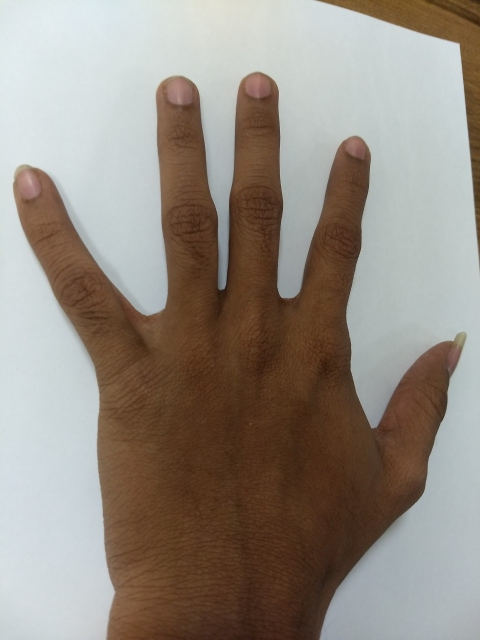
#> input picture neel_hand_l.jpg, 960 x 1280 px, given in place of the camera (shown at 1/2 size)
$ python hull.py
#> lines starting #> are read from the running program, lines starting #| are printed output that depends on the picture; after the words box and inside, x2 and y2 are one past the last pixel; in counts of white or black regions, pixels touching at a corner belong together
import numpy as np
import cv2

cap = cv2.VideoCapture(0)

while True:
    #successRead, frames = cap.read()
    #imageInput = cv2.imread("C:/Users/Neel/Documents/GitHub/RA-detection/backhand.jpg")

    success, imageInput = cap.read()
#> imageInput is the input picture: shape (1280, 960, 3); mean B, G, R 129.9, 139.4, 148.6

    cv2.imshow('SrcInput', imageInput)

    gray = cv2.cvtColor(imageInput, cv2.COLOR_BGR2GRAY) # convert to grayscale
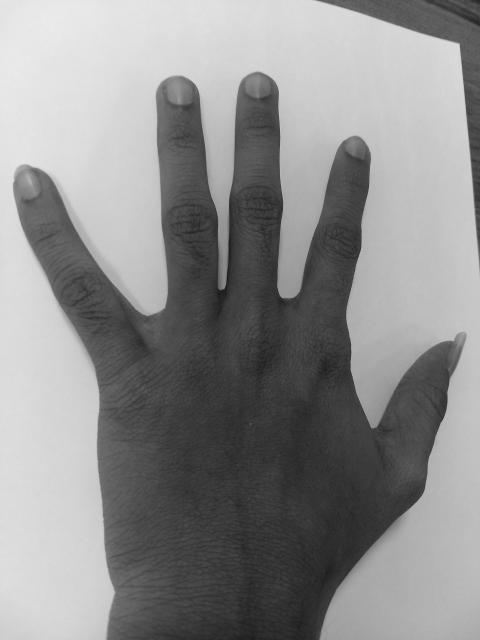
#> gray: shape (1280, 960) (shown at 1/2 size); min 11, max 237, mean 141.1
    ret, thresh = cv2.threshold(gray, 125, 255, 0)
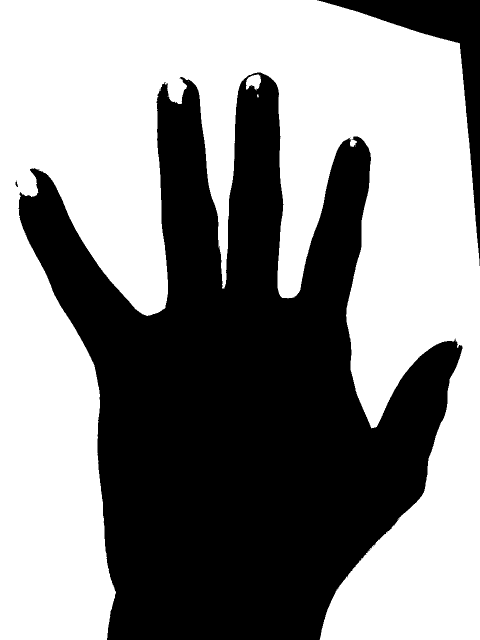
#> thresh: shape (1280, 960) (shown at 1/2 size); 55.3% white; 4 black regions (1 under 20 px)

    contours, hierarchy = cv2.findContours(thresh, cv2.RETR_TREE, cv2.CHAIN_APPROX_SIMPLE)
#> contours = 20 contours, 17 with area under 20; largest, box (x1, y1, x2, y2) and area: (0, 0, 960, 1280) 673917, (492, 149, 522, 181) 596, (30, 360, 37, 375) 48


    for contour in contours:
        area = cv2.contourArea(contour)
        if area > 1500:
            accuracy = 0.0001 * cv2.arcLength(contour, True)
            approx = cv2.approxPolyDP(contour, accuracy, True)
            imgContour = cv2.drawContours(imageInput, [approx], -1, (255, 0, 0), 3)
#> this loop made 20 passes
#> (area, accuracy) on pass 8: (673917, 0.981)
#> area on passes 7, 16: 596.5, 48.5
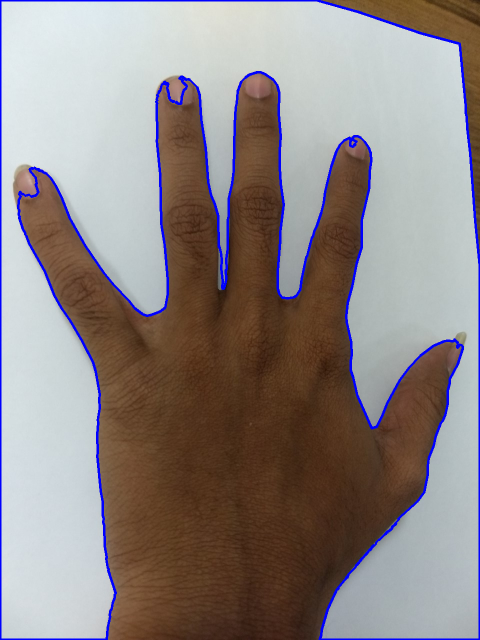
#> imageInput: shape (1280, 960, 3) (shown at 1/2 size); 3.27% of pixels changed, all inside (x1, y1, x2, y2) = (0, 0, 960, 1280)

    #imgContour = cv2.drawContours(imageInput, contours, -1, (0, 255, 0), 3)

    for contour in contours:
        hull = cv2.convexHull(contour)
        imgconvexHull = cv2.drawContours(imageInput, [hull], 0, (255, 255, 0), 2)
#> this loop made 20 passes
#> hull on passes 1, 2, 3, 5, 6, 10, 11, 13, 14, 17, 19: [[794, 1039]], [[710, 292]], [[335, 192]], [[503, 172]], [[376, 162]], [[735, 1103], [736, 1102], [737, 1103], [736, 1104]], [[787, 1051], [788, 1050], [789, 1051], [788, 1052]], [[798, 1036], [799, 1035], [800, 1036], [799, 1037]], [[910, 679], [911, 678], [912, 679], [911, 680]], [[702, 279], [703, 278], [704, 279], [703, 280]], [[699, 275], [700, 274], [701, 275], [700, 276]]
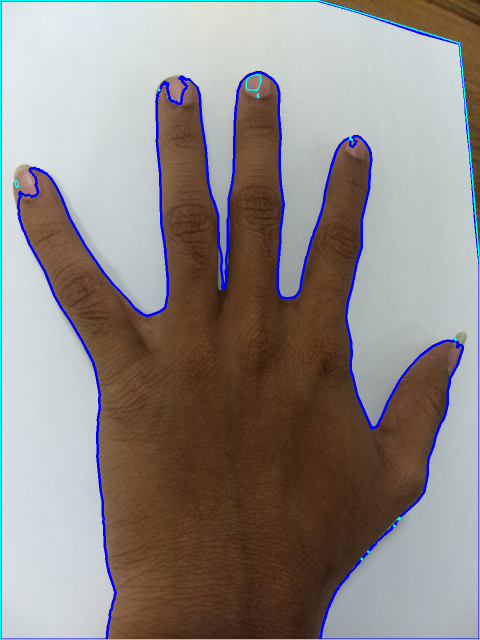
#> imageInput: shape (1280, 960, 3) (shown at 1/2 size); 0.82% of pixels changed, all inside (x1, y1, x2, y2) = (0, 0, 960, 1280)


    cv2.imshow('thresh', thresh)
    #cv2.imshow('contour', imgContour)
    cv2.imshow('convexHull', imgconvexHull)

    k = cv2.waitKey(1)
#> (key Esc is pressed here)
    if k == 27:
        break

cap.release()
cv2.destroyAllWindows()

$ run again, on neel_hand_r.jpg
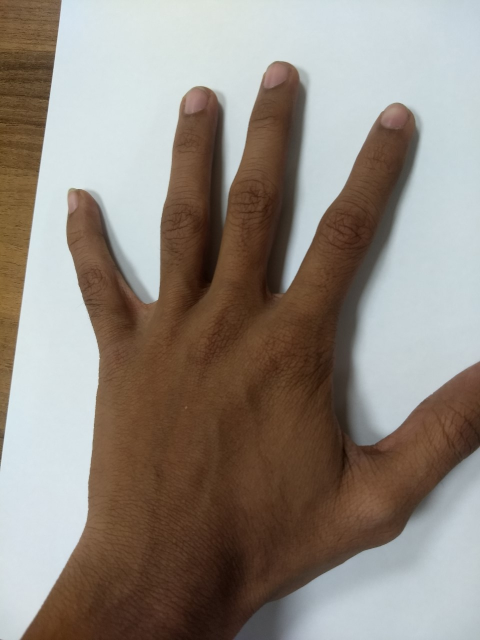
#> input picture neel_hand_r.jpg, 960 x 1280 px, given in place of the camera (shown at 1/2 size)
#> imageInput is the input picture: shape (1280, 960, 3); mean B, G, R 127.3, 136.1, 145.1
#> `ret, thresh = cv2.threshold(gray, 125, 255, 0)`:
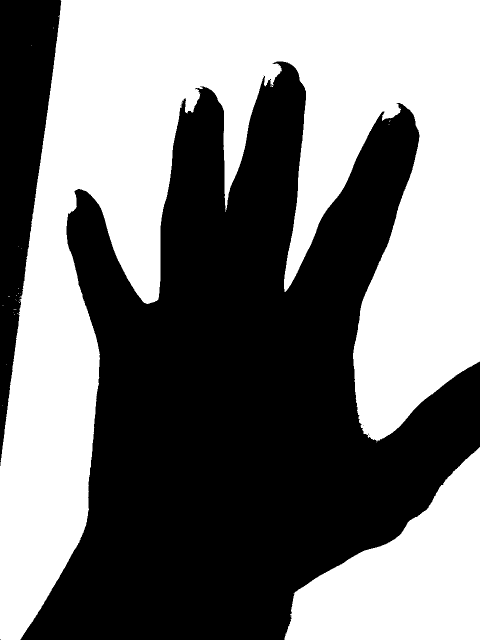
#> thresh: shape (1280, 960) (shown at 1/2 size); 48.4% white; 32 white regions (30 under 20 px)
#> contours = 44 contours, 42 with area under 20; largest, box (x1, y1, x2, y2) and area: (0, 0, 960, 1280) 509510, (569, 894, 960, 1280) 81347
#> the loop `for contour in contours:` made 44 passes
#> (area, accuracy) on passes 1, 33: (81347, 0.142), (509509.5, 0.781)
#> the loop `for contour in contours:` made 44 passes
#> hull on passes 2, 3, 4, 5, 8, 9, 12, 13: [[582, 1232], [583, 1231], [584, 1232], [583, 1233]], [[752, 884]], [[5, 810]], [[12, 729]], [[26, 625]], [[32, 619], [31, 619], [27, 618], [30, 618]], [[36, 603]], [[38, 601]]
#> after the loop `for contour in contours:`:
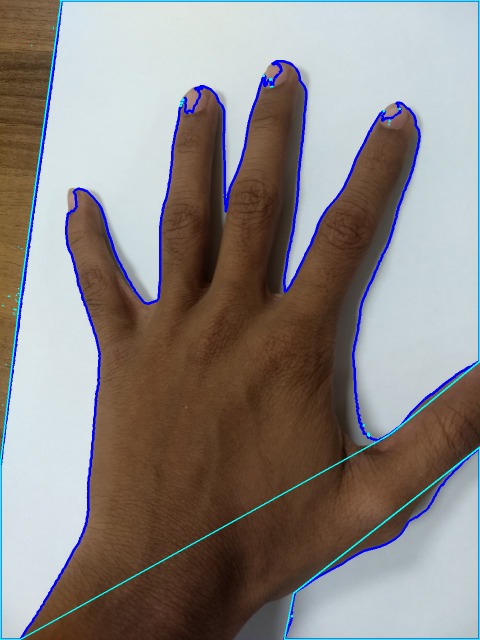
#> imageInput: shape (1280, 960, 3) (shown at 1/2 size); mean B, G, R 131.5, 133.7, 139.7
